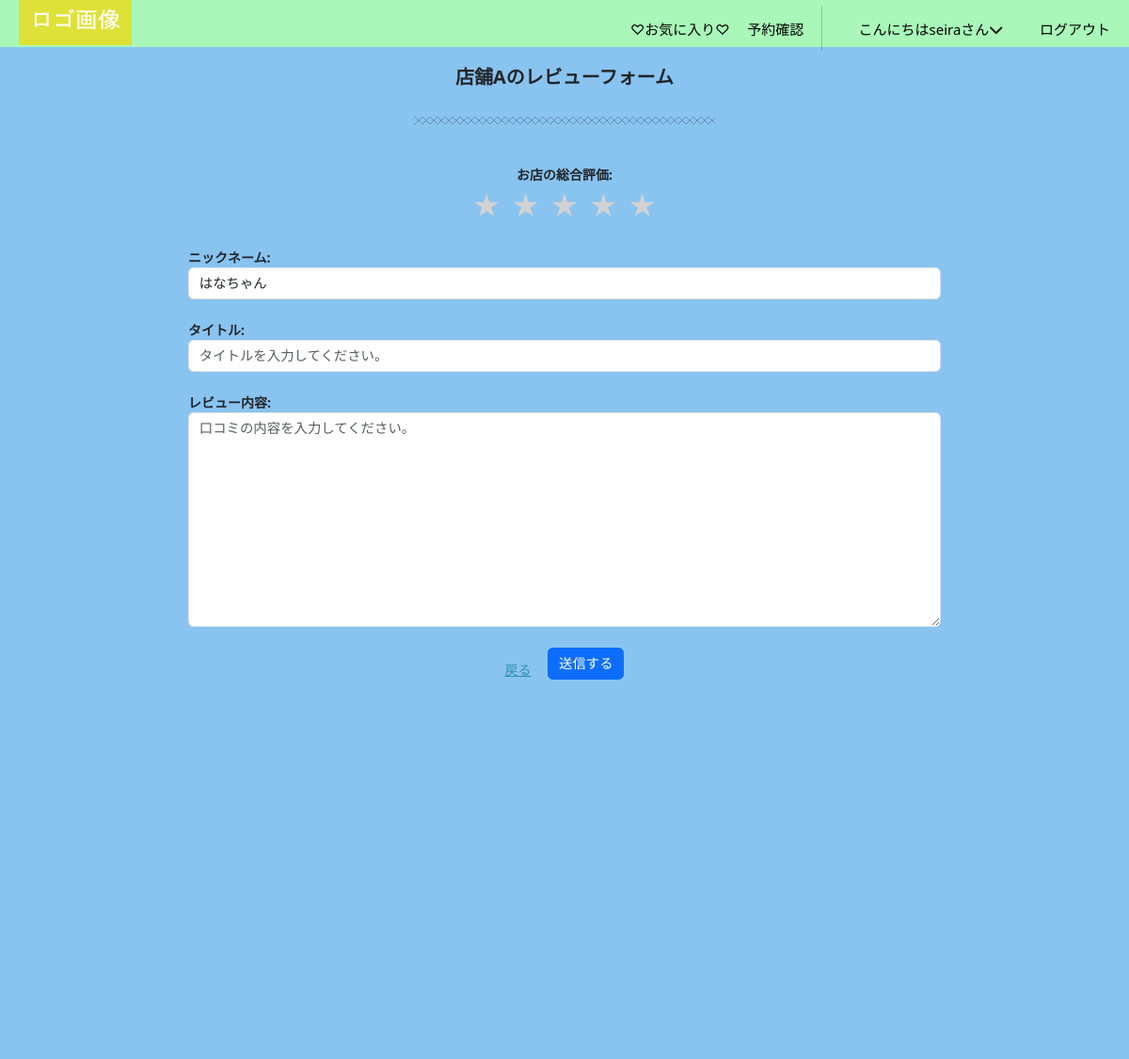
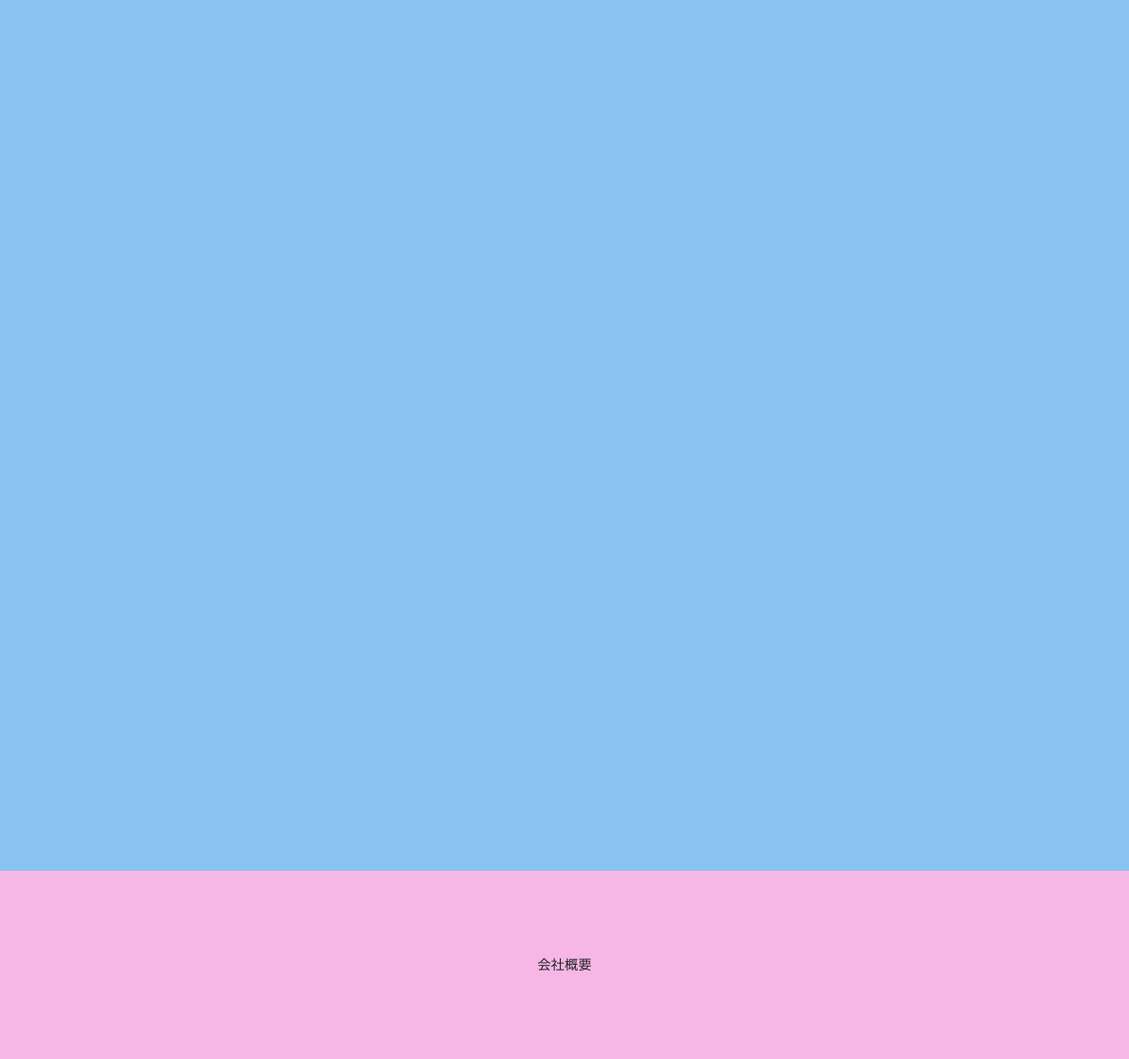
/review/1/ (signed in), run on the app's committed database (2 pictures, top to bottom).
### accounts/models.py (models this page shows)
class CustomUser(AbstractUser):
    email =models.EmailField(verbose_name='メールアドレス', unique=True, blank=False, null=False, default='') #unique:そのフィールドに保存される値がデータベース内で一意である必要がある(重複を許さない)
    full_name = models.CharField(verbose_name='名前', max_length=30, blank=False, null=False, default='')
    furigana = models.CharField(validators=[katakana_regex], verbose_name='フリガナ*スペースなし', max_length=30, blank=False, null=False, default='')
    handle = models.CharField(verbose_name='ニックネーム',max_length=50,default='',blank=False, null=False)
    postal_code = models.CharField(validators=[postal_code_regex], max_length=7, verbose_name='郵便番号*ハイフンなし', blank=False, null=False, default='')
    address = models.CharField(verbose_name='住所',max_length=50,blank=False, null=False, default='')
    phone_number = models.CharField(verbose_name='電話番号（例: 090-1234-5678）', max_length=20, validators=[phone_number_regex],blank=False, null=False, default='')
    class Meta:
        verbose_name_plural = 'CustomUser'

### gourmet/models.py (models this page shows)
class StoreInfo(models.Model):
    user = models.ForeignKey(CustomUser, verbose_name='ユーザー',on_delete=models.PROTECT)
    store_name = models.CharField(verbose_name='店舗名',max_length=40)
    category = models.ForeignKey(Category,verbose_name='ジャンル',on_delete=models.PROTECT)
    store_detail = models.TextField(verbose_name='店舗詳細',blank=True, null=True)
    photo1 = models.ImageField(verbose_name='写真1',blank=True,default='noImage.png')
    photo2 = models.ImageField(verbose_name='写真2',blank=True,default='noImage.png')
    photo3 = models.ImageField(verbose_name='写真3',blank=True,default='noImage.png')
    create_at = models.DateTimeField(verbose_name='作成日時',auto_now_add=True)
    updated_at = models.DateTimeField(verbose_name='更新日時',auto_now=True)
    class Meta:
        verbose_name_plural = 'StoreInfo'
    def __str__(self):
        return self.store_name

### gourmet/views.py (the view)
# urls.py: path('review/<int:store_id>/',views.submit_review,name='review_form'),
@login_required
def submit_review(request,store_id):
    store = get_object_or_404(StoreInfo, pk=store_id) #get_object_or_404(モデル, *フィルター条件)
    reviews = Review.objects.filter(store_name=store)
    if not request.user.handle:
        messages.error(request, 'レビューを投稿するには、ニックネームを登録してください。')
        return redirect('gourmet:profile')
    initial_data = {
        'handle': request.user.handle
    }
    if request.method == 'POST':
        form = ReviewForm(request.POST)
        if form.is_valid():
            review = form.save(commit=False) #フォームを一時保存
            review.store_name = store #外部キーであるstore_nameの値を取得
            review.user = request.user # 現在のログインユーザー(外部キー)sを設定
            review.save() #フォームを保存してモデルをDBに反映
            messages.success(request,'レビューのご協力ありがとうございました。')
            return redirect('gourmet:detail',pk=store.id )
    else:
        form = ReviewForm(initial=initial_data) #フォームの初期化
    return render(request, 'review_form.html',{'form':form,'store': store})

### gourmet/forms.py
class ReviewForm(forms.ModelForm):
    class Meta:
        model = Review
        fields = ['score','handle','title','content']
    def __init__(self,*args,**kwargs):
        super().__init__(*args,**kwargs)
        self.fields['handle'].widget.attrs['class']='form-control'
        self.fields['handle'].widget.attrs['style']='text-align:left'
        self.fields['handle'].widget.attrs['placeholder']='ニックネームを入力してください。' #読み取り専用、入力不可に
        self.fields['handle'].widget.attrs['readonly']='readonly' #読み取り専用、入力不可に
        self.fields['title'].widget.attrs['class']='form-control'
        self.fields['title'].widget.attrs['style']='text-align:left'
        self.fields['title'].widget.attrs['placeholder']='タイトルを入力してください。'
        self.fields['content'].widget.attrs['class']='form-control'
        self.fields['content'].widget.attrs['style']='text-align:left'
        self.fields['content'].widget.attrs['placeholder']='口コミの内容を入力してください。'

### gourmet/context_processors.py (called while the page is built)
def member_status(request):
    if request.user.is_authenticated:
        from gourmet.models import Member
        is_member = Member.objects.filter(user=request.user).exists()
        return {'is_member': is_member}
    return {'is_member': False}

### gourmet/templates/review_form.html (shortened to what this page needs)
{% extends 'base.html' %}
{% load static %}
{% block contents %}
<div class="a_detail">
    <div class="store-h1">
        <h1>{{ store }}のレビューフォーム</h1>
    </div>
    <hr class="hr1 mb-5">
    <form method="post">
        <div class="star_row">
            <div class="stars">
                <p class="mt-4 mb-0 fw-bold">お店の総合評価:</p>
                <span>
                    <input id="star5" type="radio" name="score" value="5" class="star-rating"><label for="star5">★</label>
                    <input id="star4" type="radio" name="score" value="4" class="star-rating"><label for="star4">★</label>
                    <input id="star3" type="radio" name="score" value="3" class="star-rating"><label for="star3">★</label>
                    <input id="star2" type="radio" name="score" value="2" class="star-rating"><label for="star2">★</label>
                    <input id="star1" type="radio" name="score" value="1" class="star-rating"><label for="star1">★</label>
                </span>
            </div>
        </div>
        <p class="mt-4 mb-0 text-start fw-bold">ニックネーム:</p>
        {{ form.handle }}
        <p class="mt-4 mb-0 text-start fw-bold">タイトル:</p>
        {{ form.title }}
        <p class="mt-4 mb-0 text-start fw-bold">レビュー内容:</p>
        {{ form.content }}
        <div>
            <a style="vertical-align: bottom; margin-right: 14px;color: rgb(47, 144, 177); text-decoration: underline !important;" href="{% url 'gourmet:detail' store.id %}">戻る</a>
            <button type="submit" class="btn btn-primary mt-4">送信する</button>
        </div>
    </form>
</div>
{% endblock %}

### gourmet/templates/base.html (shortened to what this page needs)
{% load static %}
<!DOCTYPE html>
<html lang="ja">
<head>
    <link rel="stylesheet" type="text/css" href="{% static 'css/mystyle.css' %}">
    <link href="https://cdn.jsdelivr.net/npm/bootstrap@5.3.0-alpha3/dist/css/bootstrap.min.css" rel="stylesheet">
    <link rel="stylesheet" type="text/css" href="https://unpkg.com/swiper@8/swiper.min.css">
    <link href="https://cdn.jsdelivr.net/npm/bootstrap-icons/font/bootstrap-icons.css" rel="stylesheet">
    <link rel="stylesheet" href="https://cdn.jsdelivr.net/npm/destyle.css@3.0.2/destyle.min.css">
</head>
<body>
    <div>
        <header class="header">
            <div class="header__inner">
              <h1 class="header__title header-title">
                <a href="{% url 'gourmet:top'%}">
                  <img src="{% static 'images/logo.png' %}" alt="ロゴ画像">
                </a>
              </h1>
              <nav class="header__nav nav" id="js-nav">
                <ul class="nav__items nav-items">
                  {% if user.is_authenticated %}
                    <li class="nav-items__item nav-active {% block active-effe %}{% endblock %}"><a href="{% url 'gourmet:like_list'%}">♡お気に入り♡</a></li>
                    <li class="nav-items__item nav-active {% block active-effe2 %}{% endblock %}"><a href="{%url 'gourmet:reserve_list'%}">予約確認</a></li>
                    <li class="nav-items__item" id="menu__item">
                      <a href="{% url 'gourmet:profile' %}" class="menu__link nav-active {% block active-effe3 %}{% endblock %}">こんにちは{{ user.username }}さん<i class="fa-solid fa-chevron-down"></i></a>
                    </li>
                    <li class="nav-items__item"><a href="{% url 'account_logout'%}">ログアウト</a></li>
                  {% endif %}
                  </ul>
              </nav>
            </div>
      </header>
        <main>
          <div class="main">
            {% block contents %}{% endblock %}
          </div>
        </main>
        <footer class="footer">
          <div>
            会社概要
          </div>
        </footer>
      </div>
</body>
</html>

### static/css/mystyle.css (style rules this page uses)
a { text-decoration: none !important; }
ul, li { list-style: none; }
main { background-color: #89c3f0; height: 2000px; width: 100%; position: relative; margin-top: 50px; }
.footer { background-color: #f7b7e6; height: 200px; display: flex; }
.footer div { margin: auto; }
.header { background-color: rgb(169, 248, 185); width: 100%; height: 50px; position: fixed; top: 0; left: 0; right: 0; z-index: 999; }
.header__inner { padding: 0 20px; display: flex; align-items: center; justify-content: space-between; height: inherit; position: relative; }
.header__title { width: 100px; height: auto; }
@media screen and (min-width: 960px) { .header__title { width: 120px; } }
.header__title img { display: block; width: 100%; height: 100%; }
.header__nav { position: absolute; right: 0; left: 0; top: 0; width: 100%; height: 100vh; transform: translateX(100%); background-color: #fff; transition: ease .4s; }
@media screen and (min-width: 960px) { .header__nav { position: static; transform: initial; background-color: inherit; height: inherit; display: flex; justify-content: end; width: 50%; } }
@media screen and (min-width: 960px) { .nav__items { width: 100%; display: flex; align-items: center; height: initial; justify-content: space-between; } }
.nav-items { padding-top: 250px; padding-bottom: 200px; padding-left: 70px; }
@media screen and (min-width: 960px) { .nav-items { padding-top: inherit; padding-bottom: inherit; } }
.nav-items__item a { color: black; width: 100%; display: block; text-align: left; font-size: 15px; margin-bottom: 20px; }
@media screen and (min-width: 960px) { .nav-items__item a { margin-bottom: 0; margin-top: 10px; } }
.nav-items__item:last-child a { margin-bottom: 0; }
:root { --easing: cubic-bezier(.2, 1, .2, 1); --transition: .8s var(--easing); --color-base: #f8f8f8; --color-gray: #ddd; --color-theme: #f5695f; --color-theme-darken: #f12617; --box-shadow: .8rem .8rem 1.2rem rgba(0, 0, 0, .05), -.8rem -.8rem 1.2rem #fff; --box-shadow-hover: 1rem 1rem 1.5rem rgba(0, 0, 0, .08), -1rem -1rem 1.5rem #fff; --box-shadow-inset: inset .8rem .8rem 1.2rem rgba(0, 0, 0, .05), inset -.8rem -.8rem 1.2rem #fff; --box-shadow-dark: .8rem .8rem 1.2rem rgba(0, 0, 0, .1), -.8rem -.8rem 1.2rem rgba(#fff,.2); }
html { font-size: 90%; line-height: 1.8; height: 100%; word-break: break-word; color: #333; background-color: var(--color-base); -webkit-appearance: none; -webkit-tap-highlight-color: transparent; }
body { font-size: 1.6rem; margin-top: 30px auto; margin-bottom: 0; }
*, *::before, *::after { -webkit-box-sizing: border-box; box-sizing: border-box; }
h1, h2, h3, h4, h5, h6 { font-size: 1.6rem; margin: 0; padding: 0; }
main { display: block; }
.a_detail { text-align: center; }
.store-h1 { padding-top: 20px; margin-top: 30px; margin-bottom: 30px; }
@media screen and (min-width: 960px) { .a_detail { padding:0 200px !important; } }
.a_detail { font-size: 14px; padding:0 30px }
.a_detail h1 { font-size: 20px; font-weight: bold; }
.hr1 { position: relative; overflow: visible; text-align: center; border-width: 0; height: 8px; background-image: repeating-linear-gradient(45deg, black 0, black 1px, transparent 0, transparent 50%), repeating-linear-gradient(135deg, black 0, black 1px, transparent 0, transparent 50%); background-size: 8px 8px; width: 40%; margin: 0 auto; }
.star_row .stars span { display: flex; flex-direction: row-reverse !important; justify-content: center; }
.a_detail .stars label { color: #D2D2D2; font-size: 30px; padding: 0 5px; cursor: pointer; }
.menu__link { display: block; padding: 10px 20px; position: relative; }
.nav-items__item { -webkit-transition: all 0.5s ease-out; transition: all 0.5s ease-out; }

### data on the page
CustomUser: username "seira", handle "はなちゃん"
StoreInfo: store_name "店舗A"
